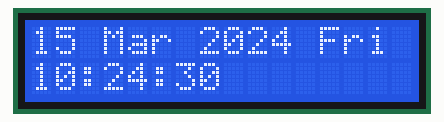
Simulated run of this sketch. Board: Arduino Uno, built with avr-gcc and run on an emulated ATmega328P. On the bench: 16×2 character LCD. The local clock reads 2024-03-15 10:24:30 at power-on unless the sketch sets it.

Above: at 0.1 s.
At 4.3 s:
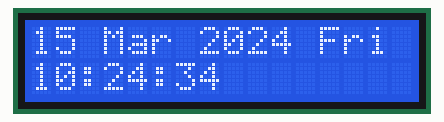
At 9.4 s:
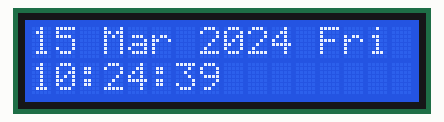
At 18.7 s:
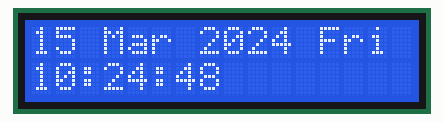
At 27.9 s:
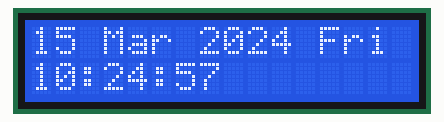
At 38.2 s:
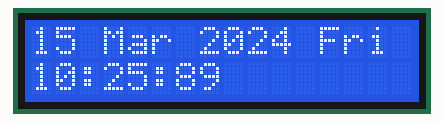

The sketch:

arduino_clock.ino
```cpp
#include <DS3231.h>
#include <Wire.h>
#include <LiquidCrystal_I2C.h>

DS3231  rtc(SDA, SCL);
LiquidCrystal_I2C lcd(0x27, 16, 2);
Time  t;
String mon, day;
void setup()
{
  lcd.begin();
  rtc.begin();
  lcd.backlight();
  // The following lines can be uncommented to set the date and time
  //rtc.setDOW(SATURDAY);     // Set Day-of-Week to SUNDAY
  //rtc.setTime(21, 17, 00);     // Set the time to 12:00:00 (24hr format)
  //rtc.setDate(5, 8, 2023);   // Set the date to January 1st, 2014
}

void loop()
{
  // Get data from the DS3231
  t = rtc.getTime();
  lcd.setCursor(0,0);
  // Send date over lcd connection
  lcd.print(t.date, DEC);
  lcd.print(" ");
  mon=rtc.getMonthStr();
  lcd.print(mon.substring(0,3));
  lcd.print(" ");
  lcd.print(t.year, DEC);
  lcd.setCursor(12, 0);
  day=rtc.getDOWStr();
  lcd.print(day.substring(0,3));

  // Send Day-of-Week and time
  lcd.setCursor(0,1);
  lcd.print(t.hour, DEC);
  lcd.print(":");
  lcd.print(t.min, DEC);
  lcd.print(":");
  lcd.print(t.sec, DEC);
  delay (1000);
}
```

Measured:
- what the display in image 1 shows lasts 1.0 s, from 4.2 s to 5.2 s
